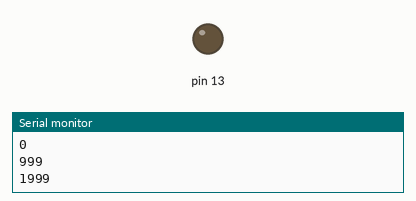
This sketch was run on a simulated Arduino Uno, built with avr-gcc and run on an emulated ATmega328P. Parts: output pins drawn as LEDs (lit = HIGH), the last lines printed to the serial monitor.

Above: at 3.0 s.
At 8.5 s:
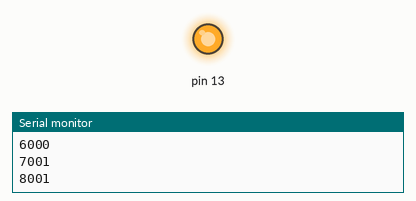
Timing chart, 0 to 13.0 s (numbered marks = the images above):
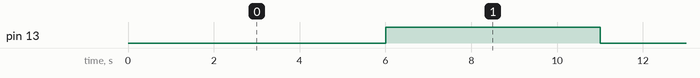

Measured:
- by itself, pin 13: alternates HIGH for 5.0 s and LOW for 5.0 s

The sketch:

sensor_1.ino
```cpp
int t,T=0;
int LED=LOW;
void setup() {
  Serial.begin(9600);
  pinMode(13,OUTPUT);
}

void loop() {
  t=millis();
  digitalWrite(13,LED);
  if (t-T>=5000) {LED=~LED; T=t;}
  Serial.println(t);
  delay(1000);
}
```
